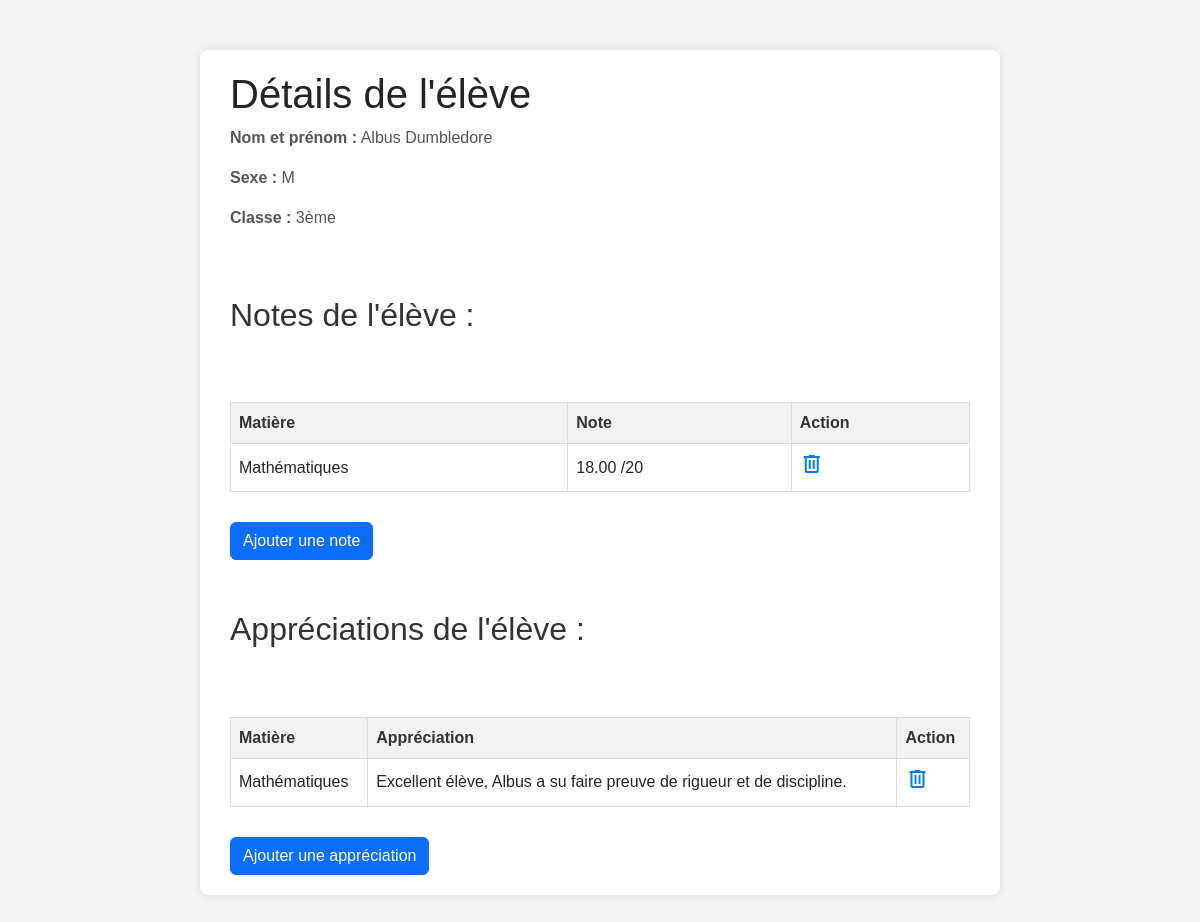
The app's page /page_eleve.php?id_eleve=34 with its own data.
### tables this page shows
CREATE TABLE `eleves` (
  `id_eleve` int(11) NOT NULL,
  `Nom` varchar(100) NOT NULL,
  `Prénom` varchar(100) NOT NULL,
  `Sexe` enum('M','F') NOT NULL,
  `id_classe` int(11) DEFAULT NULL
);

CREATE TABLE `classes` (
  `id_classe` int(11) NOT NULL,
  `niveau` varchar(50) NOT NULL,
  `id_profprincip` int(11) NOT NULL
);

CREATE TABLE `notes` (
  `id_note` int(11) NOT NULL,
  `valeur` decimal(4,2) DEFAULT NULL CHECK (`valeur` between 0 and 20),
  `id_eleve` int(11) NOT NULL,
  `id_matiere` int(11) NOT NULL
);

CREATE TABLE `matiere` (
  `id_matiere` int(11) NOT NULL,
  `Nom` varchar(100) NOT NULL,
  `id_prof` int(11) NOT NULL
);

CREATE TABLE `appreciations` (
  `id_appreciation` int(11) NOT NULL,
  `id_eleve` int(11) NOT NULL,
  `id_matiere` int(11) NOT NULL,
  `commentaire` text NOT NULL
);

### page_eleve.php (the view, shortened to what this page needs)
<?php
require('config.php');
$id_eleve = intval($_GET['id_eleve']);
$sql = "SELECT
    eleves.id_classe,
    CONCAT(eleves.Prénom, ' ', eleves.Nom) AS eleve_nom_prenom,
    eleves.Sexe,
    classes.niveau,
    eleves.id_eleve
FROM
    eleves
JOIN
    classes
ON
    eleves.id_classe = classes.id_classe
WHERE
    eleves.id_eleve = $id_eleve
";
$result = $mysqli->query($sql);
$eleve = $result->fetch_assoc();
?>
<!DOCTYPE html>
<html lang="fr">
<head>
    <link href="https://cdn.jsdelivr.net/npm/bootstrap@5.3.0-alpha3/dist/css/bootstrap.min.css" rel="stylesheet">
    <link href="style.css" rel="stylesheet">
</head>
<body>
    <div class="dashboard-container">
        <h1>Détails de l'élève</h1>
        <p><strong>Nom et prénom :</strong> <?php echo htmlspecialchars($eleve['eleve_nom_prenom']); ?></p>
        <p><strong>Sexe :</strong> <?php echo htmlspecialchars($eleve['Sexe']); ?></p>
        <p><strong>Classe :</strong> <?php echo htmlspecialchars($eleve['niveau']); ?></p>
        <h2 style="padding-top: 50px; padding-bottom: 20px;">Notes de l'élève :</h2>
        <div style="padding-top: 20px; padding-bottom: 20px;">
            <?php
                $sql = "SELECT matiere.Nom, notes.valeur, notes.id_note, eleves.id_eleve FROM matiere
                        JOIN notes ON notes.id_matiere = matiere.id_matiere
                        JOIN eleves ON eleves.id_eleve = notes.id_eleve
                        WHERE eleves.id_eleve = $id_eleve;";
                $result = $mysqli->query($sql);
                if ($result && $result->num_rows > 0) {
                    echo "<table>";
                    echo "<tr>
                            <th>Matière</th>
                            <th>Note</th>
                            <th>Action</th>
                        </tr>";
                    while ($row = $result->fetch_assoc()) {
                        echo "<tr>";
                        echo "<td>" . htmlspecialchars($row['Nom']) . "</td>";
                        echo "<td>" . htmlspecialchars($row['valeur']) . " /20</td>";
                        echo "<td class='action-column'>";
                        echo "<a href='delete_note.php?id_eleve=".htmlspecialchars($row['id_eleve'])."&id_note=" . htmlspecialchars($row['id_note']) . "' class='delete-icon' title='Supprimer'>";
                        echo "<span class='material-symbols-outlined'>delete</span>";
                        echo "</a>";
                        echo "</td>";
                        echo "</tr>";
                    }
                    echo "</table>";
                } else {
                    echo "Aucune note pour le moment";
                }
            ?>
        </div>
        <button type='button' class='btn btn-primary' data-bs-toggle='modal' data-bs-target='#addGradeModal'>Ajouter une note</button>
        <h2 style="padding-top: 50px; padding-bottom: 20px;">Appréciations de l'élève :</h2>
        <div style="padding-top: 20px; padding-bottom: 20px;">
            <?php
                $sql = "SELECT appreciations.id_appreciation, appreciations.commentaire, eleves.id_eleve, matiere.id_matiere, matiere.Nom
                FROM appreciations
                JOIN eleves ON eleves.id_eleve = appreciations.id_eleve
                JOIN matiere ON matiere.id_matiere = appreciations.id_matiere
                WHERE eleves.id_eleve = $id_eleve";
                $result = $mysqli->query($sql);
                if ($result && $result->num_rows > 0) {
                    echo "<table>";
                    echo "<tr>
                            <th>Matière</th>
                            <th>Appréciation</th>
                            <th>Action</th>
                        </tr>";
                    while ($row = $result->fetch_assoc()) {
                        echo "<tr>";
                        echo "<td>" . htmlspecialchars($row['Nom']) . "</td>";
                        echo "<td>" . htmlspecialchars($row['commentaire']) . "</td>";
                        echo "<td class='action-column'>";
                        echo "<a href='delete_note.php?id_eleve=".htmlspecialchars($row['id_eleve'])."&id_note=" . htmlspecialchars($row['id_appreciation']) . "' class='delete-icon' title='Supprimer'>";
                        echo "<span class='material-symbols-outlined'>delete</span>";
                        echo "</a>";
                        echo "</td>";
                        echo "</tr>";
                    }
                    echo "</table>";
                } else {
                    echo "Aucune appréciation pour le moment";
                }
            ?>
        </div>
        <button type='button' class='btn btn-primary' data-bs-toggle='modal' data-bs-target='#addAppreciationModal'>Ajouter une appréciation</button>
    </div>
</body>
</html>

### style.css (style rules this page uses)
body { font-family: Arial, sans-serif; background-color: #f4f4f4; margin: 0; padding: 0; }
.dashboard-container { max-width: 800px; margin: 50px auto; background-color: #fff; padding: 20px 30px; box-shadow: 0px 0px 10px rgba(0, 0, 0, 0.1); border-radius: 8px; }
h2 { color: #333; }
p { color: #555; }
a { color: #007BFF; text-decoration: none; }
table { border-collapse: collapse; width: 100%; margin-top: 20px; }
th, td { border: 1px solid #ddd; padding: 8px; text-align: left; }
th { background-color: #f2f2f2; color: #333; }
h2 { margin-top: 0; color: #333; }
.btn-primary { margin-top: 10px; }

### records on screen
eleves: Sexe "M", id_classe.niveau "3ème"
notes: id_matiere.Nom "Mathématiques", valeur "18.00"
appreciations: id_matiere.Nom "Mathématiques", commentaire "Excellent élève, Albus a su faire preuve de rigueur et de discipline."

### other values on screen
$eleve['eleve_nom_prenom'] "Albus Dumbledore"
